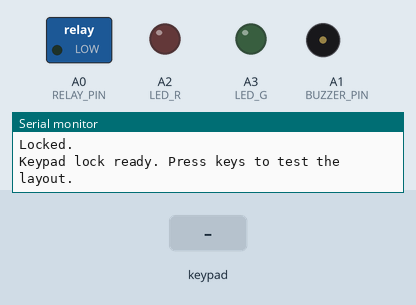
Bench run of a sketch on a simulated Arduino Uno, built with avr-gcc and run on an emulated ATmega328P. Parts: switched loads named in the sketch (green lamp = pin HIGH), output pins drawn as LEDs (lit = HIGH), buzzer (waves = sounding), the last lines printed to the serial monitor. Inputs (shaded band) come from the test bench.

Above: at 1.2 s.
1.3 s: key '#' pressed
At 1.56 s:
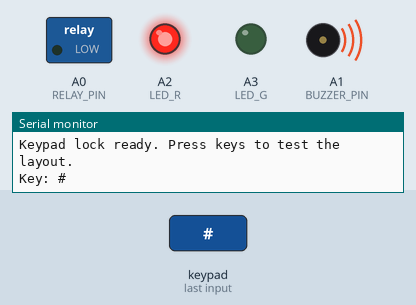
3.2 s: keypad keys 1 2 3 4 # pressed 0.4 s apart
At 6.3 s:
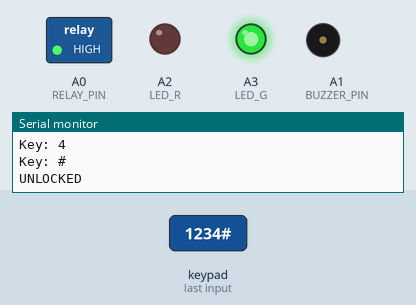
6.7 s: keypad keys 8 3 4 6 # pressed 0.4 s apart
At 9.5 s:
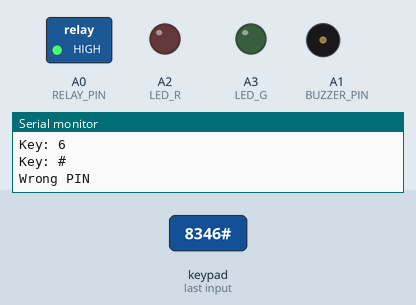
10.2 s: key '*' pressed
At 11.4 s:
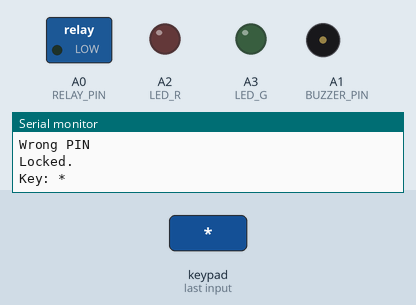
11.7 s: keypad keys 9 9 9 9 # pressed 0.4 s apart
At 13.46 s:
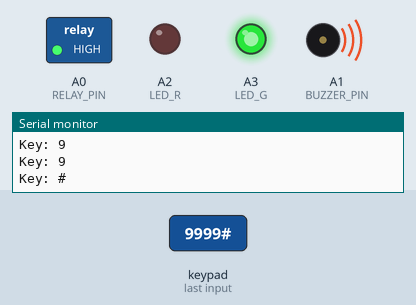
Timing chart, 0 to 19.8 s (numbered marks = the images above; inputs shaded):
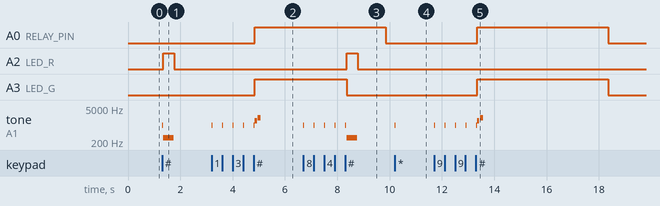

The sketch:

E13_KeypadLock_Task.ino
```cpp
// ChinarSoft - Arduino Sensor Kit, Episode 13 - TASK SOLUTION
// Task: a second "duress" PIN that opens the door, but prints a silent alarm.
//
// What changed vs E13_KeypadLock:
//   - New char duress[9] = "9999". In handleEnter(), if the entry matches the duress PIN,
//     unlock() runs exactly as normal (same beeps, same LED, same relay) and only the
//     serial port gets "!!! SILENT ALARM". Nothing on the door side gives it away.
//   - The duress check comes before the normal PIN check, and "*0#" PIN change rejects
//     a new PIN equal to the duress PIN (otherwise the duress code would hide it).
//   - The duress PIN is a constant in the code; EEPROM layout unchanged
//     (addr 0 = magic 0x42, addr 1..9 = user PIN).
//   - Lockout timer made overflow-safe (lockoutStart + lockoutMs instead of
//     "millis() < lockoutUntil").
//
// Wiring: same wiring as E13_KeypadLock (no extra parts), listed below.
//
// Base project: 4x3 membrane keypad + relay (KY-019) + passive buzzer + two-color LED
// Project: Password door lock with EEPROM-saved PIN and brute-force lockout
//
// Keys:  digits = enter PIN   # = confirm   * = clear
//        To change the PIN: unlock first, then type  *0#  , then the new PIN (4-8 digits) and #.
//
// Wiring (Arduino Uno), keypad pins from left to right with keys facing you:
//   Keypad pin 1..7  ->  D9 D8 D7 D6 D5 D4 D3    (check yours: rows R1-R4, cols C1-C3)
//   KY-019 relay  S  -> A0    (drives a 12 V solenoid lock / LED strip)
//   Passive buzzer S -> A1
//   Two-color LED R -> A2, G -> A3 (220 ohm)
//
// Library: Keypad (Mark Stanley, Alexander Brevig)

#include <Keypad.h>
#include <EEPROM.h>

const byte ROWS = 4, COLS = 3;
char keys[ROWS][COLS] = {
  {'1', '2', '3'},
  {'4', '5', '6'},
  {'7', '8', '9'},
  {'*', '0', '#'}
};
// The common 4x3 membrane pinout is: C2 R1 C1 R4 C3 R3 R2 (7 pins).
// If keys come out wrong, run the test in setup and swap these lists.
byte rowPins[ROWS] = {8, 3, 4, 6};   // R1 R2 R3 R4
byte colPins[COLS] = {7, 9, 5};      // C1 C2 C3
Keypad keypad = Keypad(makeKeymap(keys), rowPins, colPins, ROWS, COLS);

const int RELAY_PIN = A0, BUZZER_PIN = A1, LED_R = A2, LED_G = A3;
const unsigned long UNLOCK_MS = 5000;
const int EEPROM_MAGIC_ADDR = 0, EEPROM_PIN_ADDR = 1;
const byte MAGIC = 0x42;

char pin[9] = "1234";        // default PIN, overwritten from EEPROM
char duress[9] = "9999";     // TASK: duress PIN - opens the door, raises a silent alarm
char entry[9];
byte entryLen = 0;
int wrongTries = 0;
unsigned long lockoutStart = 0;   // TASK (fix): overflow-safe lockout
unsigned long lockoutMs = 0;
bool changingPin = false;
bool unlocked = false;
unsigned long unlockedAt = 0;

void beep(int f, int ms) { tone(BUZZER_PIN, f, ms); delay(ms + 20); }
void led(bool r, bool g) { digitalWrite(LED_R, r); digitalWrite(LED_G, g); }

void loadPin() {
  if (EEPROM.read(EEPROM_MAGIC_ADDR) != MAGIC) return;      // first run: keep default
  for (int i = 0; i < 9; i++) pin[i] = EEPROM.read(EEPROM_PIN_ADDR + i);
  pin[8] = '\0';
}

void savePin(const char *p) {
  strncpy(pin, p, 8);
  pin[8] = '\0';
  for (int i = 0; i < 9; i++) EEPROM.update(EEPROM_PIN_ADDR + i, pin[i]);  // update = write only if changed
  EEPROM.update(EEPROM_MAGIC_ADDR, MAGIC);
}

void clearEntry() { entryLen = 0; entry[0] = '\0'; }

void lock() {
  unlocked = false;
  digitalWrite(RELAY_PIN, LOW);
  led(false, false);
  Serial.println("Locked.");
}

void unlock() {
  unlocked = true;
  unlockedAt = millis();
  wrongTries = 0;
  digitalWrite(RELAY_PIN, HIGH);
  led(false, true);
  beep(1500, 80); beep(2000, 120);
  Serial.println("UNLOCKED");
}

void wrongPin() {
  wrongTries++;
  led(true, false);
  beep(300, 400);
  // Each wrong try after the third doubles the waiting time: 10 s, 20 s, 40 s...
  if (wrongTries >= 3) {
    unsigned long wait = 10000UL << min(wrongTries - 3, 5);
    lockoutStart = millis();          // TASK (fix)
    lockoutMs = wait;
    Serial.print("Too many tries. Locked out for ");
    Serial.print(wait / 1000);
    Serial.println(" s");
  } else {
    Serial.println("Wrong PIN");
  }
  led(false, false);
}

void handleEnter() {
  if (changingPin) {
    if (entryLen >= 4 && strcmp(entry, duress) == 0) {   // TASK: keep the duress code unique
      Serial.println("That PIN is reserved. Choose another.");
      beep(300, 300);
    } else if (entryLen >= 4) {
      savePin(entry);
      Serial.println("New PIN saved to EEPROM.");
      beep(2000, 60); beep(2000, 60);
    } else {
      Serial.println("PIN must be 4-8 digits.");
      beep(300, 300);
    }
    changingPin = false;
  } else if (unlocked && strcmp(entry, "*0") == 0) {
    changingPin = true;
    Serial.println("Type the new PIN and press #");
  } else if (strcmp(entry, duress) == 0) {      // TASK: duress PIN
    unlock();                                  // the door behaves exactly as normal...
    Serial.println("!!! SILENT ALARM");         // ...only the serial port knows
  } else if (strcmp(entry, pin) == 0) {
    unlock();
  } else {
    wrongPin();
  }
  clearEntry();
}

void setup() {
  Serial.begin(9600);
  pinMode(RELAY_PIN, OUTPUT);
  pinMode(LED_R, OUTPUT); pinMode(LED_G, OUTPUT);
  loadPin();
  lock();
  Serial.println("Keypad lock ready. Press keys to test the layout.");
}

void loop() {
  if (unlocked && !changingPin && millis() - unlockedAt > UNLOCK_MS) lock();

  char k = keypad.getKey();
  if (!k) return;

  if (millis() - lockoutStart < lockoutMs) {   // ignore keys during lockout (TASK fix: overflow-safe)
    beep(200, 50);
    return;
  }

  beep(1000, 30);                               // key click
  Serial.print("Key: "); Serial.println(k);

  if (k == '#') {
    handleEnter();
  } else if (k == '*' && !(unlocked && entryLen == 0)) {
    clearEntry();                              // '*' clears, except as the first key of '*0#'
  } else if (entryLen < 8) {
    entry[entryLen++] = k;
    entry[entryLen] = '\0';
  }
}
```

Measured:
- after the input at 1.3 s, A2 (LED_R): LOW → HIGH after 0.05 s, → LOW 0.42 s later; tone on A1 (BUZZER_PIN): silent → 1000 Hz at once, → silent 0.03 s later, → 300 Hz 0.02 s later, → silent 0.40 s later
- after the input at 3.2 s, A0 (RELAY_PIN), A3 (LED_G): LOW → HIGH after 1.7 s; tone on A1 (BUZZER_PIN): plays 1000 Hz for 0.03 s, 1000 Hz for 0.03 s, 1000 Hz for 0.03 s, 1000 Hz for 0.03 s, 1000 Hz for 0.03 s, 1500 Hz for 0.08 s … (7 notes in this stretch), starting at once
- after the input at 6.7 s, A2 (LED_R): LOW → HIGH after 1.7 s, → LOW 0.42 s later; A3 (LED_G): HIGH → LOW after 1.7 s instead of 3.2 s; tone on A1 (BUZZER_PIN): plays 1000 Hz for 0.03 s, 1000 Hz for 0.03 s, 1000 Hz for 0.03 s, 1000 Hz for 0.03 s, 1000 Hz for 0.03 s, 300 Hz for 0.40 s, starting at once
- after the input at 10.2 s, tone on A1 (BUZZER_PIN): silent → 1000 Hz at once, → silent 0.03 s later
- after the input at 11.7 s, A0 (RELAY_PIN), A3 (LED_G): LOW → HIGH after 1.7 s, → LOW 5.0 s later; tone on A1 (BUZZER_PIN): plays 1000 Hz for 0.03 s, 1000 Hz for 0.03 s, 1000 Hz for 0.03 s, 1000 Hz for 0.03 s, 1000 Hz for 0.03 s, 1500 Hz for 0.08 s … (7 notes in this stretch), starting at once
